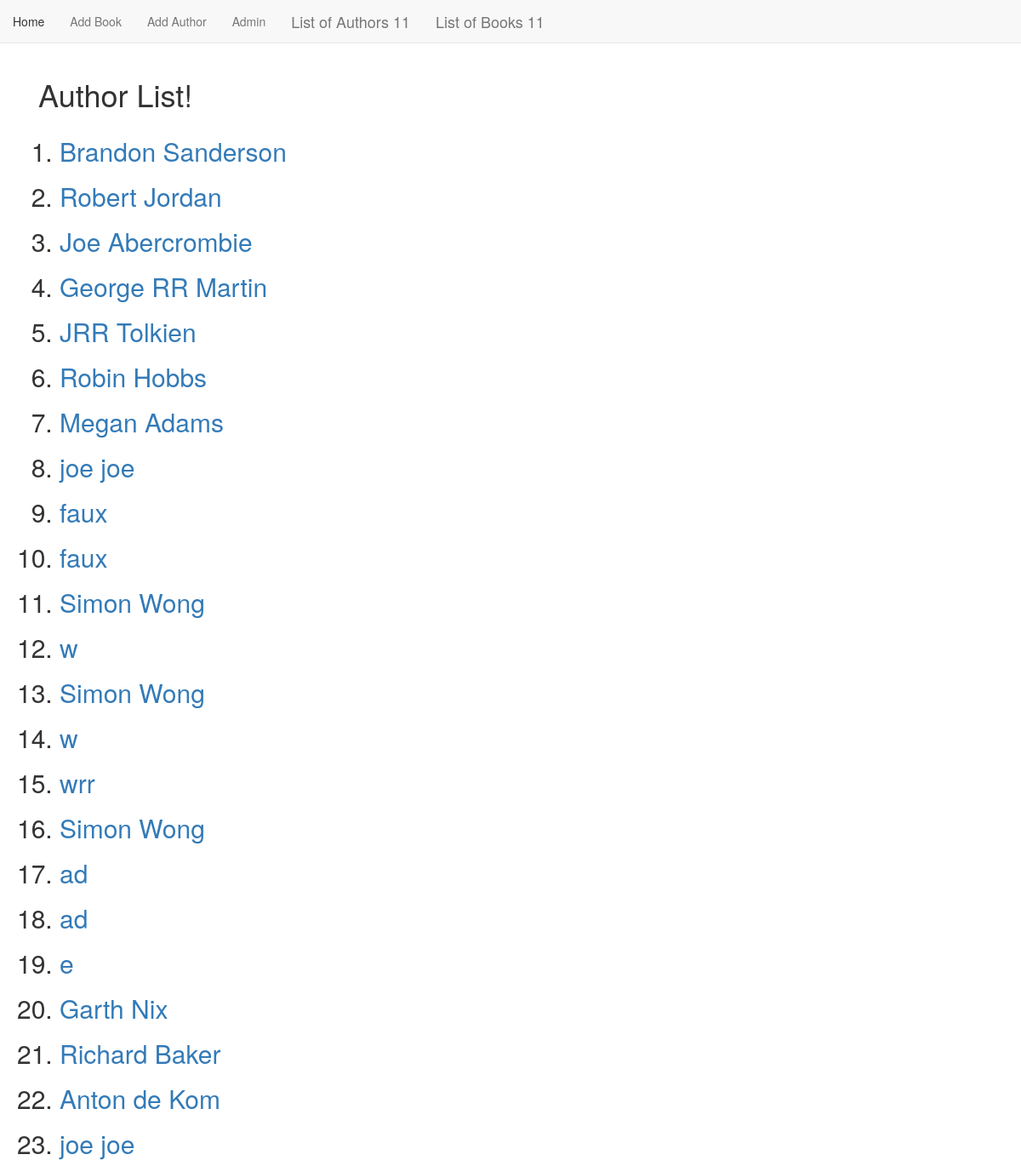
/book_app/author_list/, run on the app's committed database.
### book_app/models.py (models this page shows, shortened)
class Author(models.Model):
    name = models.CharField(max_length=50)
    age = models.IntegerField(null=True)

### book_app/views.py (the view)
# urls.py: path('author_list/', views.AuthorListView.as_view(), name='author_list'),
class AuthorListView(ListView):
    context_object_name = 'authors'
    model = models.Author
    template_name = 'authors/author_list.html'

### book_app/templates/book_app/author_list.html
{% extends "book_app/book_app_base.html" %}
{% block body_block %}
<div class="container">
    <h1>Author List!</h1>
</div>
<ol>
    {% for author in authors %}
    <h2>
        <li><a href="{% url 'simon:author_detail' author.id %}">{{author.name}}</a></li>
    </h2>
    {% endfor %}
</ol>
{% endblock %}

### data on the page
Author: name "Brandon Sanderson"
Author: name "Robert Jordan"
Author: name "Joe Abercrombie"
Author: name "George RR Martin"
Author: name "JRR Tolkien"
Author: name "Robin Hobbs"
Author: name "Megan Adams"
Author: name "joe joe"
Author: name "faux"
Author: name "faux"
Author: name "Simon Wong"
Author: name "w"
Author: name "Simon Wong"
Author: name "w"
Author: name "wrr"
Author: name "Simon Wong"
Author: name "ad"
Author: name "ad"
Author: name "e"
Author: name "Garth Nix"
Author: name "Richard Baker"
Author: name "Anton de Kom"
Author: name "joe joe"
